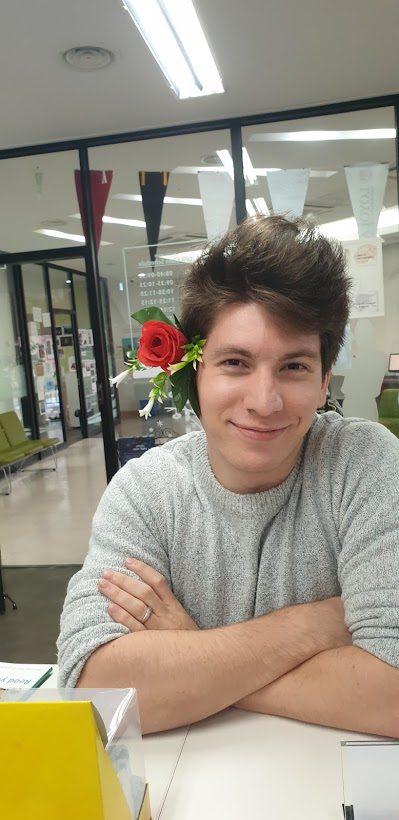
#> input picture img/spirit-week.jpg, 399 x 820 px
$ python 0406-roi-mean.py
#> lines starting #> are read from the running program, lines starting #| are printed output that depends on the picture
# 0406.py
import cv2
import numpy as np

src = cv2.imread('../../img/spirit-week.jpg', cv2.IMREAD_GRAYSCALE)
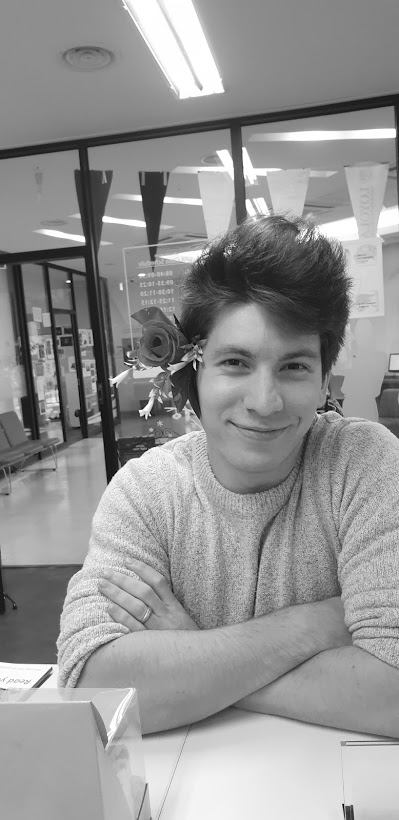
#> src: shape (820, 399); min 0, max 255, mean 147.6
dst = np.zeros(src.shape, dtype = src.dtype)

N = 128 # 8, 16, 32 - bigger numbers = more detail
height, width = src.shape # grayscale
#> height = 820; width = 399
## height, width, _ = src.shape # color

h = height // N
#> h = 6
w = width // N
#> w = 3
for i in range(N):
  for j in range(N):
    y = i * h
    x = j * w
    roi = src[y:y + h, x:x + w]
    dst[y:y + h, x:x + w] = cv2.mean(roi)[0] # grayscale
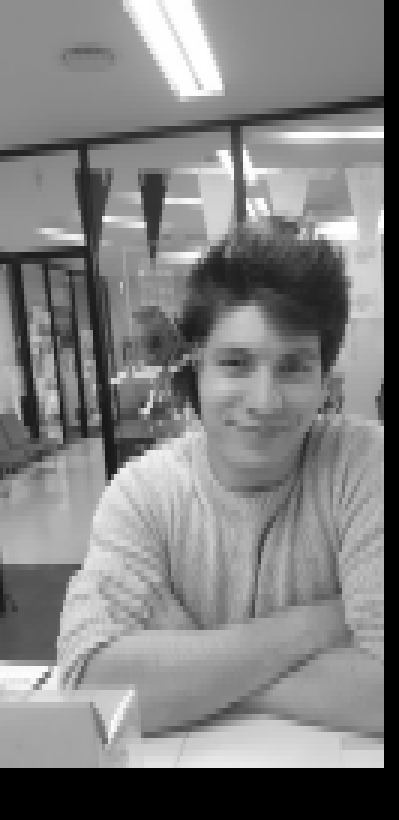
#> dst: shape (820, 399); min 0, max 255, mean 128.9
    # dst[y:y + h, x:x + w] = cv2.mean(roi)[0:3] # color

cv2.imshow('dst', dst)
cv2.waitKey()
cv2.destroyAllWindows()

$ run again, with img/basketball.jpg copied over img/spirit-week.jpg
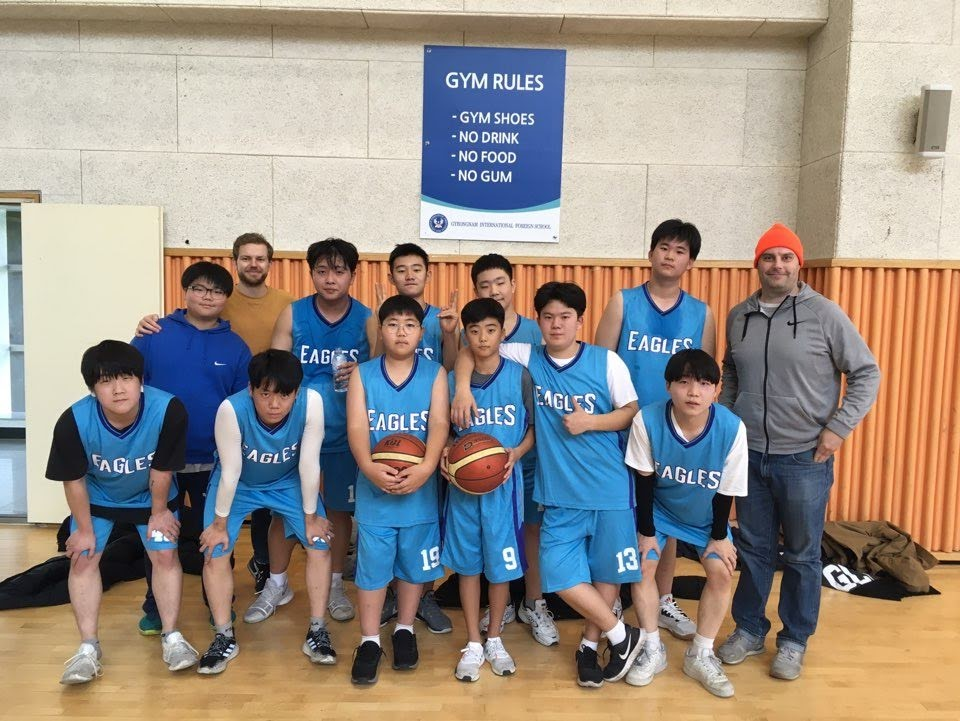
#> input picture img/basketball.jpg, 960 x 721 px
#> `src = cv2.imread('../../img/spirit-week.jpg', cv2.IMREAD_GRAYSCALE)`:
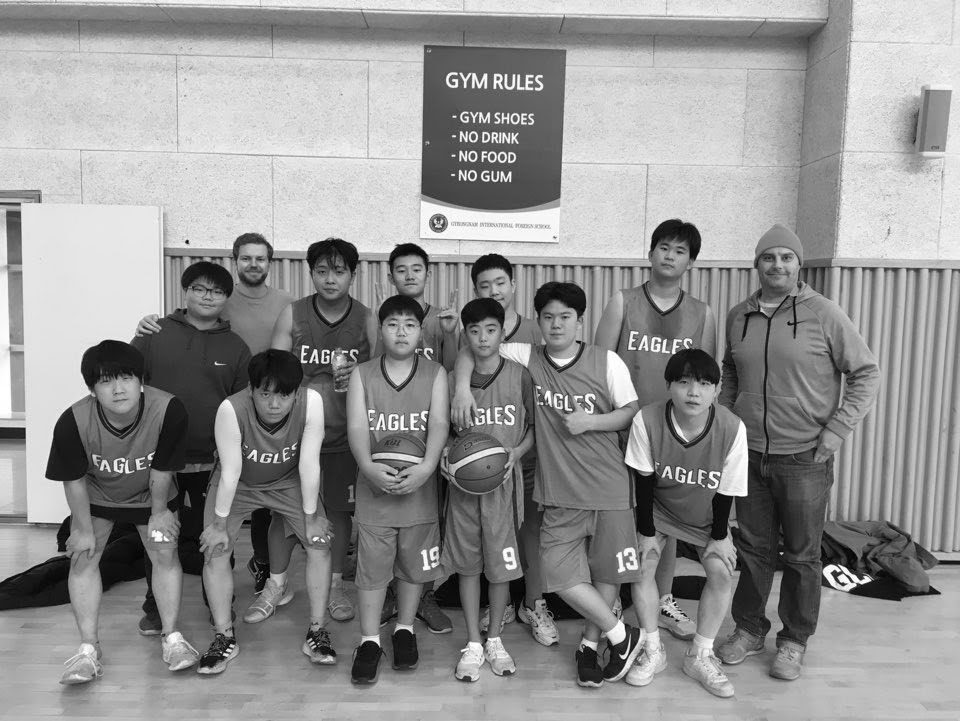
#> src: shape (721, 960); min 0, max 255, mean 145.8
#> after the loop `for i in range(N):`:
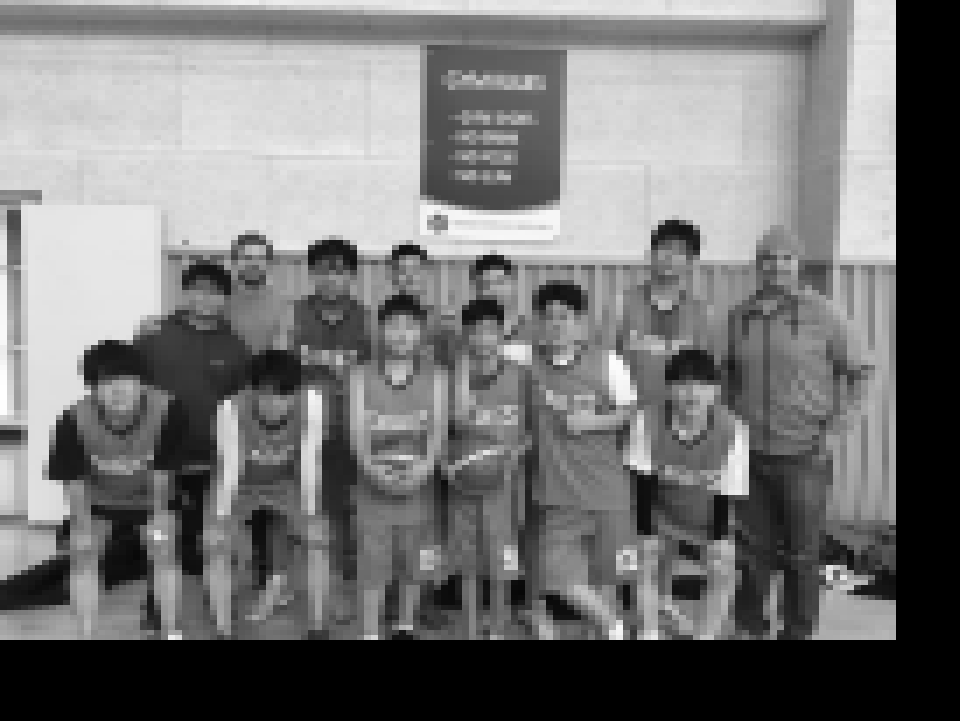
#> dst: shape (721, 960); min 0, max 255, mean 117.5
